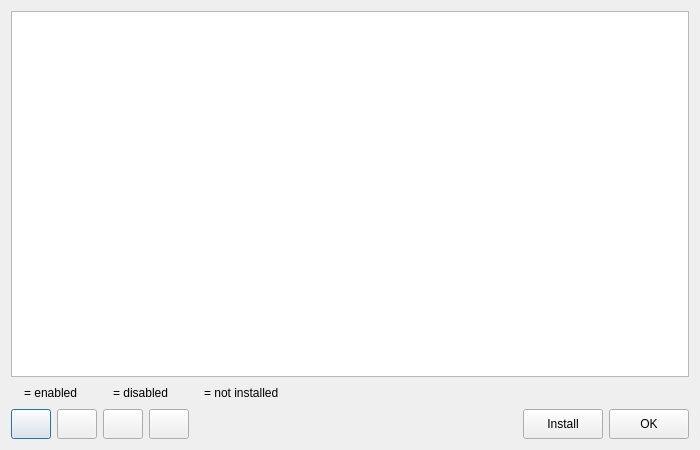
<ui version="4.0" >
 <class>TableDialog</class>
 <widget class="QDialog" name="TableDialog" >
  <property name="windowModality" >
   <enum>Qt::ApplicationModal</enum>
  </property>
  <property name="geometry" >
   <rect>
    <x>0</x>
    <y>0</y>
    <width>700</width>
    <height>450</height>
   </rect>
  </property>
  <property name="windowTitle" >
   <string>Table Selection</string>
  </property>
  <property name="windowIcon" >
   <iconset resource="gui.qrc" >:/icons/pixmaps/os_icon.png</iconset>
  </property>
  <property name="sizeGripEnabled" >
   <bool>false</bool>
  </property>
  <layout class="QVBoxLayout" >
   <item>
    <widget class="QTreeView" name="tableView" >
     <property name="sizePolicy" >
      <sizepolicy vsizetype="Expanding" hsizetype="Expanding" >
       <horstretch>0</horstretch>
       <verstretch>0</verstretch>
      </sizepolicy>
     </property>
     <property name="editTriggers" >
      <set>QAbstractItemView::NoEditTriggers</set>
     </property>
     <property name="selectionMode" >
      <enum>QAbstractItemView::ExtendedSelection</enum>
     </property>
     <property name="animated" >
      <bool>true</bool>
     </property>
    </widget>
   </item>
   <item>
    <layout class="QHBoxLayout" >
     <item>
      <widget class="QLabel" name="label" >
       <property name="text" >
        <string/>
       </property>
       <property name="pixmap" >
        <pixmap resource="gui.qrc" >:/icons/pixmaps/enabled.png</pixmap>
       </property>
      </widget>
     </item>
     <item>
      <widget class="QLabel" name="label_2" >
       <property name="text" >
        <string>= enabled     </string>
       </property>
      </widget>
     </item>
     <item>
      <widget class="QLabel" name="label_3" >
       <property name="text" >
        <string/>
       </property>
       <property name="pixmap" >
        <pixmap resource="gui.qrc" >:/icons/pixmaps/disabled.png</pixmap>
       </property>
      </widget>
     </item>
     <item>
      <widget class="QLabel" name="label_4" >
       <property name="text" >
        <string>= disabled     </string>
       </property>
      </widget>
     </item>
     <item>
      <widget class="QLabel" name="label_5" >
       <property name="text" >
        <string/>
       </property>
       <property name="pixmap" >
        <pixmap resource="gui.qrc" >:/icons/pixmaps/notinstalled.png</pixmap>
       </property>
      </widget>
     </item>
     <item>
      <widget class="QLabel" name="label_6" >
       <property name="text" >
        <string>= not installed     </string>
       </property>
      </widget>
     </item>
     <item>
      <spacer>
       <property name="orientation" >
        <enum>Qt::Horizontal</enum>
       </property>
       <property name="sizeHint" >
        <size>
         <width>40</width>
         <height>20</height>
        </size>
       </property>
      </spacer>
     </item>
    </layout>
   </item>
   <item>
    <layout class="QHBoxLayout" >
     <item>
      <widget class="QPushButton" name="upButton" >
       <property name="sizePolicy" >
        <sizepolicy vsizetype="Fixed" hsizetype="Fixed" >
         <horstretch>0</horstretch>
         <verstretch>0</verstretch>
        </sizepolicy>
       </property>
       <property name="minimumSize" >
        <size>
         <width>30</width>
         <height>30</height>
        </size>
       </property>
       <property name="text" >
        <string/>
       </property>
       <property name="icon" >
        <iconset resource="gui.qrc" >:/icons/pixmaps/up.png</iconset>
       </property>
      </widget>
     </item>
     <item>
      <widget class="QPushButton" name="downButton" >
       <property name="sizePolicy" >
        <sizepolicy vsizetype="Fixed" hsizetype="Fixed" >
         <horstretch>0</horstretch>
         <verstretch>0</verstretch>
        </sizepolicy>
       </property>
       <property name="minimumSize" >
        <size>
         <width>30</width>
         <height>30</height>
        </size>
       </property>
       <property name="text" >
        <string/>
       </property>
       <property name="icon" >
        <iconset resource="gui.qrc" >:/icons/pixmaps/down.png</iconset>
       </property>
      </widget>
     </item>
     <item>
      <widget class="QPushButton" name="enableButton" >
       <property name="sizePolicy" >
        <sizepolicy vsizetype="Fixed" hsizetype="Fixed" >
         <horstretch>0</horstretch>
         <verstretch>0</verstretch>
        </sizepolicy>
       </property>
       <property name="minimumSize" >
        <size>
         <width>30</width>
         <height>30</height>
        </size>
       </property>
       <property name="toolTip" >
        <string>Enable the selected table(s)</string>
       </property>
       <property name="text" >
        <string/>
       </property>
       <property name="icon" >
        <iconset resource="gui.qrc" >:/icons/pixmaps/greenled.png</iconset>
       </property>
      </widget>
     </item>
     <item>
      <widget class="QPushButton" name="disableButton" >
       <property name="sizePolicy" >
        <sizepolicy vsizetype="Fixed" hsizetype="Fixed" >
         <horstretch>0</horstretch>
         <verstretch>0</verstretch>
        </sizepolicy>
       </property>
       <property name="minimumSize" >
        <size>
         <width>30</width>
         <height>30</height>
        </size>
       </property>
       <property name="toolTip" >
        <string>Disable the selected table(s)</string>
       </property>
       <property name="text" >
        <string/>
       </property>
       <property name="icon" >
        <iconset resource="gui.qrc" >:/icons/pixmaps/yellowled.png</iconset>
       </property>
      </widget>
     </item>
     <item>
      <spacer>
       <property name="orientation" >
        <enum>Qt::Horizontal</enum>
       </property>
       <property name="sizeHint" >
        <size>
         <width>40</width>
         <height>20</height>
        </size>
       </property>
      </spacer>
     </item>
     <item>
      <widget class="QPushButton" name="installButton" >
       <property name="minimumSize" >
        <size>
         <width>0</width>
         <height>30</height>
        </size>
       </property>
       <property name="text" >
        <string>Install</string>
       </property>
      </widget>
     </item>
     <item>
      <widget class="QPushButton" name="okButton" >
       <property name="minimumSize" >
        <size>
         <width>0</width>
         <height>30</height>
        </size>
       </property>
       <property name="text" >
        <string>OK</string>
       </property>
      </widget>
     </item>
    </layout>
   </item>
  </layout>
 </widget>
 <resources>
  <include location="gui.qrc" />
 </resources>
 <connections>
  <connection>
   <sender>okButton</sender>
   <signal>clicked()</signal>
   <receiver>TableDialog</receiver>
   <slot>accept()</slot>
   <hints>
    <hint type="sourcelabel" >
     <x>494</x>
     <y>430</y>
    </hint>
    <hint type="destinationlabel" >
     <x>231</x>
     <y>320</y>
    </hint>
   </hints>
  </connection>
 </connections>
</ui>
